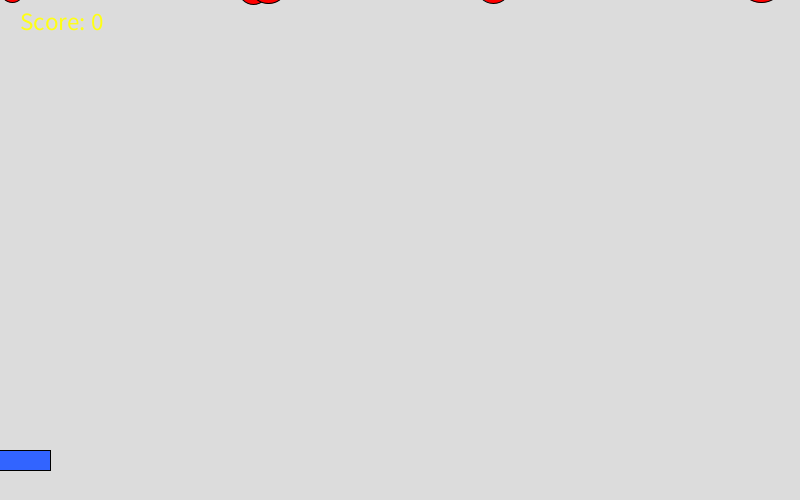
Frame 1 (no input)
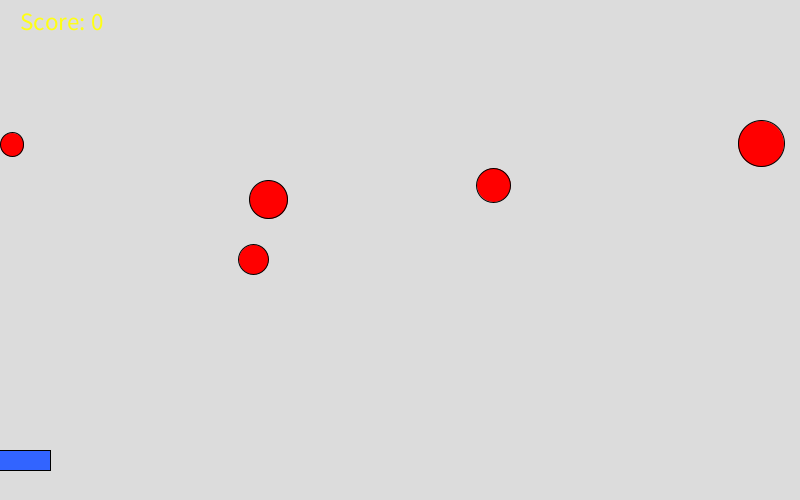
Frame 60 (the mouse pressed at the canvas centre just before this capture)
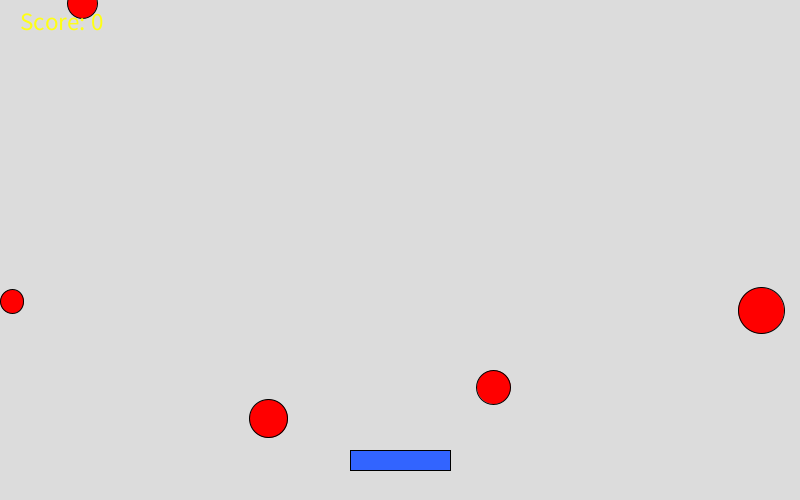
Frame 120 (the mouse held since frame 60 and released just before this capture)

The Processing sketch that drew these frames (run headless with seeded random() and noise(); from frame 60 on, the mouse is pressed at the canvas centre):

// Processing sketch: h13_eindopdracht_vangnetbal
// ── h13_eindopdracht_vangnetbal.pde
// Array met 5 ballen
Ball[] ballen = new Ball[5];

// Positie van de paddle
float paddleX;
float paddleY;

// Grootte van de paddle
float paddleBreedte = 100;
float paddleHoogte = 20;

// Score van de speler
int score = 0;


// Setup wordt 1 keer uitgevoerd
void setup() {
  size(800, 500);

  // Paddle staat onderaan
  paddleY = height - 50;

  // 5 ballen maken
  for (int i = 0; i < ballen.length; i++) {
    ballen[i] = new Ball();
  }
}


// Draw wordt steeds opnieuw uitgevoerd
void draw() {
  background(220);
 
   fill(50,100,255);
  // Paddle volgt de muis
  paddleX = mouseX;

  // Paddle tekenen
  rect(paddleX - paddleBreedte / 2,
       paddleY,
       paddleBreedte,
       paddleHoogte);


  // Alle ballen 1 voor 1 uitvoeren
  for (int i = 0; i < ballen.length; i++) {

    // Bal laten vallen
    ballen[i].move();

    // Bal tekenen
    ballen[i].display();


    // Controleren of de bal gevangen is
    if (ballen[i].raaktPaddle()) {

      // 1 punt erbij
      score++;

      // Bal opnieuw bovenaan
      ballen[i].reset();
    }


    // Controleren of de bal uit beeld is
    ballen[i].resetAlsUitBeeld();
  }


  // Score op het scherm zetten
  fill(450,340,20);
  textSize(25);
  text("Score: " + score, 20, 30);
}


// Class voor de ballen
class Ball {

  // Eigenschappen van een bal
  float x;
  float y;
  float diameter;
  float snelheid;


  // Constructor: wordt uitgevoerd als een bal wordt gemaakt
  Ball() {

    // Willekeurige grootte
    diameter = random(20, 60);

    // Willekeurige snelheid
    snelheid = random(2, 5);

    // Bal bovenaan plaatsen
    reset();
  }


  // Bal tekenen
  void display() {
    fill(255,0,0); // rood
    circle(x, y, diameter);
  }


  // Bal naar beneden bewegen
  void move() {
    y = y + snelheid;
  }


  // Bal opnieuw bovenaan zetten
  void reset() {
    x = random(width);
    y = -diameter / 2;
  }


  // Als de bal onder het scherm is
  void resetAlsUitBeeld() {

    if (y - diameter / 2 > height) {

      // Bal opnieuw bovenaan
      reset();
    }
  }


  // Controleren of de bal de paddle raakt
  boolean raaktPaddle() {

    // Onderkant van de bal raakt de paddle
    boolean laagGenoeg =
      y + diameter / 2 >= paddleY;


    // Bal zit boven de paddle
    boolean bovenPaddle =
      x >= paddleX - paddleBreedte / 2 &&
      x <= paddleX + paddleBreedte / 2;


    // Beide voorwaarden moeten waar zijn
    return laagGenoeg && bovenPaddle;
  }
}



// UITLEG VOOR ALS IK VERGEET WAT ALLES DEED:

// Ball[] ballen = new Ball[5];
// Ik maak een array waarin ik 5 Ball-objecten kan bewaren.

// float x en float y
// Dit zijn de posities van de bal.

// float diameter
// Dit bepaalt hoe groot de bal is.

// float snelheid
// Dit bepaalt hoe snel de bal naar beneden gaat.

// class Ball
// Hier beschrijf ik hoe een bal werkt.

// Ball()
// Dit is de constructor. Deze wordt uitgevoerd wanneer een nieuwe bal wordt gemaakt.

// random(20, 60)
// Iedere bal krijgt een willekeurige grootte tussen 20 en 60.

// random(2, 5)
// Iedere bal krijgt een willekeurige snelheid tussen 2 en 5.

// reset()
// Zet de bal opnieuw bovenaan het scherm.

// x = random(width)
// Geeft de bal een willekeurige x-positie.

// y = -diameter / 2
// Zet de bal boven het scherm.

// display()
// Tekent de bal.

// circle(x, y, diameter)
// Tekent een cirkel met x en y als middelpunt.

// move()
// Laat de bal naar beneden bewegen.

// y = y + snelheid
// De snelheid wordt steeds bij de y-positie opgeteld.

// Ball[] ballen
// Hiermee kunnen meerdere ballen tegelijk bestaan.

// for
// De for-loop gaat langs alle ballen in de array.

// ballen[i].move()
// Laat de huidige bal bewegen.

// ballen[i].display()
// Tekent de huidige bal.

// paddleX = mouseX
// De paddle volgt de muis.

// rect()
// Tekent de paddle.

// score++
// Verhoogt de score met 1.

// raaktPaddle()
// Controleert of de bal de paddle raakt.

// y + diameter / 2
// Omdat x en y het midden van de cirkel zijn,
// gebruik ik de helft van de diameter om de onderkant te vinden.

// &&
// Betekent EN. Beide voorwaarden moeten waar zijn.

// return
// Geeft het resultaat van de controle terug.

// resetAlsUitBeeld()
// Controleert of de bal onder het scherm is.

// text()
// Zet de score op het scherm.
